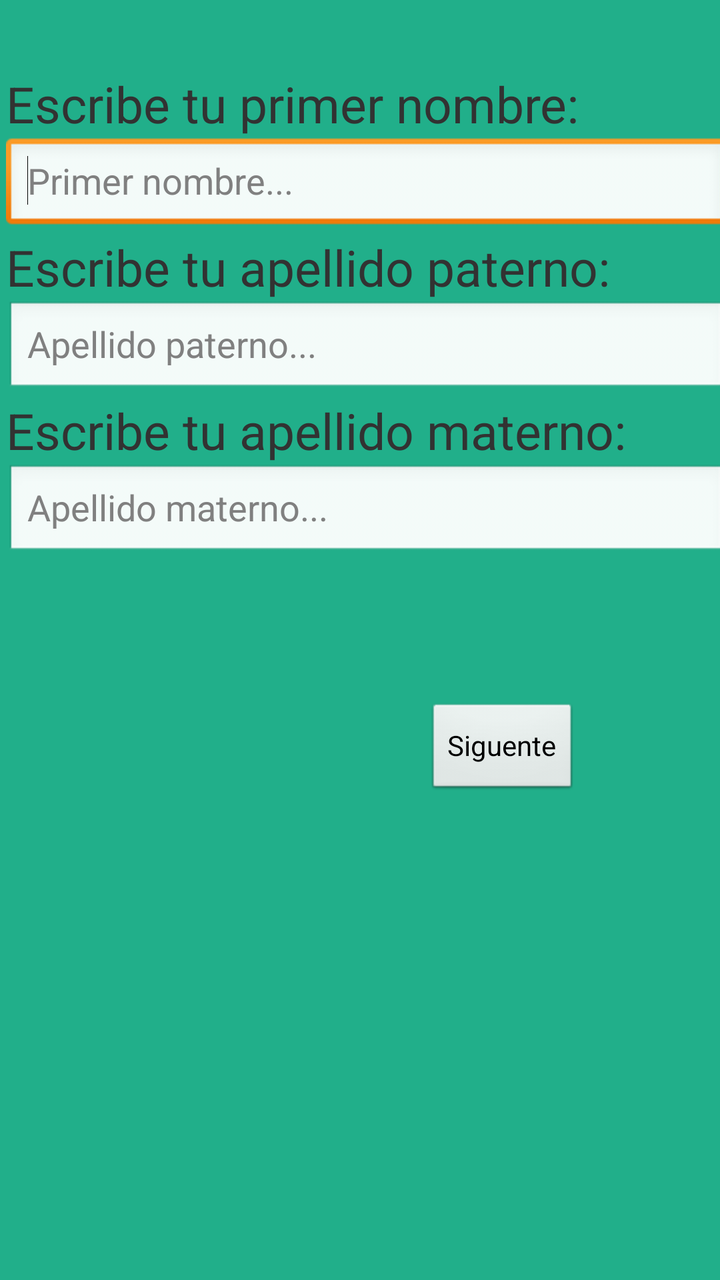
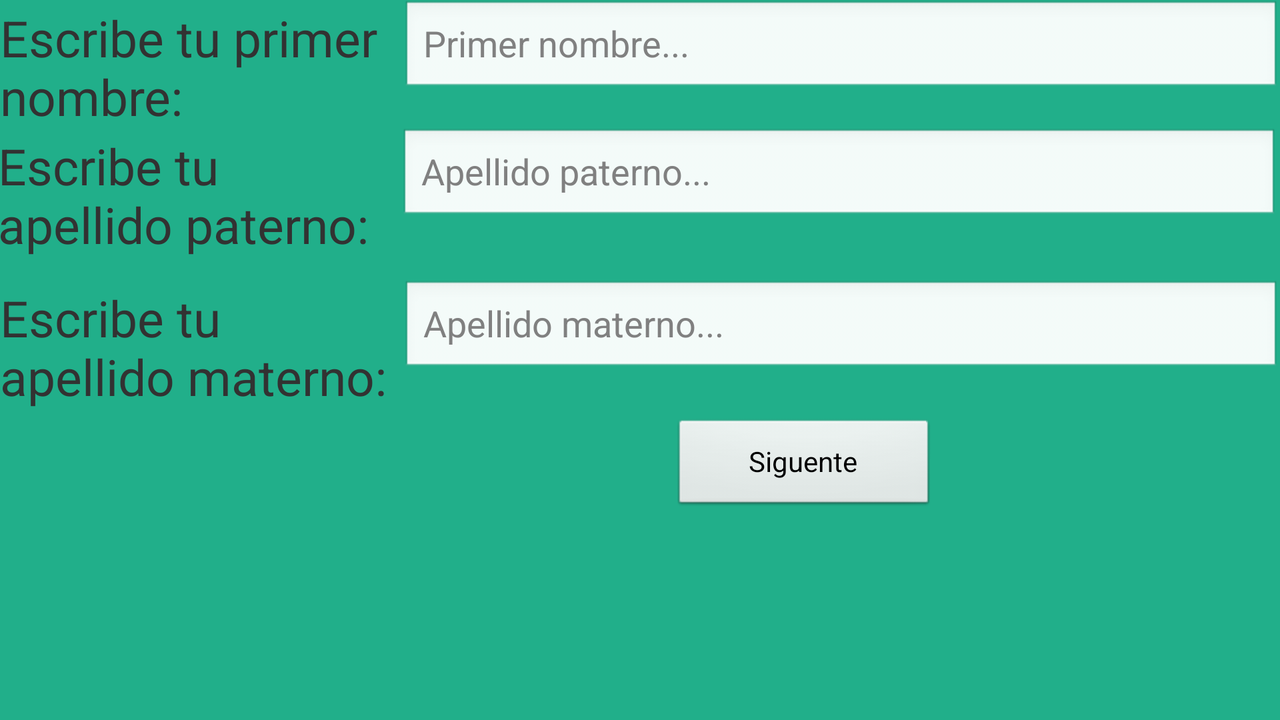

Compare how this app lays out the same screen by default and in its alternative resource folder. The renders come first, then the two layout files and the values they reference.
<!-- AndroidManifest.xml: application theme AppTheme -->
<!-- res/layout/activity_p2.xml -->
<?xml version="1.0" encoding="utf-8"?>
<AbsoluteLayout xmlns:android="http://schemas.android.com/apk/res/android"
    android:layout_width="match_parent"
    android:layout_height="match_parent"
    android:background="@color/Fondo" >

    <LinearLayout
        android:layout_width="match_parent"
        android:layout_height="282dp"
        android:layout_x="3dp"
        android:layout_y="35dp"
        android:orientation="vertical" >

        <TextView
            android:id="@+id/textViewNombre"
            android:layout_width="match_parent"
            android:layout_height="wrap_content"
            android:text="@string/Nombre"
            android:textSize="25dp" />

        <EditText
            android:id="@+id/editTextNombre"
            android:layout_width="match_parent"
            android:layout_height="wrap_content"
            android:ems="10"
            android:hint="@string/hintNombre"
            android:inputType="textPersonName" >

            <requestFocus />
        </EditText>

        <TextView
            android:id="@+id/textViewPaterno"
            android:layout_width="match_parent"
            android:layout_height="wrap_content"
            android:text="@string/ApellidoPaterno"
            android:textSize="25dp" />

        <EditText
            android:id="@+id/editTextPaterno"
            android:layout_width="match_parent"
            android:layout_height="wrap_content"
            android:ems="10"
            android:hint="@string/hintPaterno"
            android:inputType="textPersonName" />

        <TextView
            android:id="@+id/textViewMaterno"
            android:layout_width="match_parent"
            android:layout_height="wrap_content"
            android:text="@string/ApellidoMaterno"
            android:textSize="25dp" />

        <EditText
            android:id="@+id/editTextMaterno"
            android:layout_width="match_parent"
            android:layout_height="wrap_content"
            android:ems="10"
            android:hint="@string/hintMAterno"
            android:inputType="textPersonName" />

    </LinearLayout>

    <Button
        android:id="@+id/buttonNext"
        android:layout_width="wrap_content"
        android:layout_height="wrap_content"
        android:layout_x="213dp"
        android:layout_y="351dp"
        android:text="@string/P2ButtonNext" />

</AbsoluteLayout>
<!-- resources referenced by this layout -->
<resources>
  <color name="Fondo">#21af8a</color>
  <string name="ApellidoMaterno">Escribe tu apellido materno: </string>
  <string name="ApellidoPaterno">Escribe tu apellido paterno: </string>
  <string name="Nombre">Escribe tu primer nombre: </string>
  <string name="P2ButtonNext">Siguente</string>
  <string name="hintMAterno">Apellido materno...</string>
  <string name="hintNombre">Primer nombre...</string>
  <string name="hintPaterno">Apellido paterno...</string>
  <style name="AppTheme" parent="AppBaseTheme">
  </style>
  <style name="AppBaseTheme" parent="android:Theme.Light">
  </style>
</resources>
<!-- res/layout-land/activity_p2.xml (the author's variant of the layout above) -->
<!-- drawn on the phone turned sideways -->
<?xml version="1.0" encoding="utf-8"?>
<AbsoluteLayout xmlns:android="http://schemas.android.com/apk/res/android"
    android:layout_width="match_parent"
    android:layout_height="match_parent"
    android:background="@color/Fondo" >

    <LinearLayout
        android:layout_width="match_parent"
        android:layout_height="78dp" >

        <TextView
            android:id="@+id/textViewNombre"
            android:layout_width="201dp"
            android:layout_height="wrap_content"
            android:text="@string/Nombre"
            android:textSize="25dp" />

        <EditText
            android:id="@+id/editTextNombre"
            android:layout_width="match_parent"
            android:layout_height="wrap_content"
            android:ems="10"
            android:hint="@string/hintNombre"
            android:inputType="textPersonName" >

        </EditText>


    </LinearLayout>

    <LinearLayout
        android:layout_width="match_parent"
        android:layout_height="78dp"
        android:layout_x="-1dp"
        android:layout_y="64dp" >

        <TextView
            android:id="@+id/textViewPaterno"
            android:layout_width="201dp"
            android:layout_height="wrap_content"
            android:text="@string/ApellidoPaterno"
            android:textSize="25dp" />

        <EditText
            android:id="@+id/editTextPaterno"
            android:layout_width="match_parent"
            android:layout_height="wrap_content"
            android:ems="10"
            android:hint="@string/hintPaterno"
            android:inputType="textPersonName" />

    </LinearLayout>

    <LinearLayout
        android:layout_width="match_parent"
        android:layout_height="78dp"
        android:layout_x="0dp"
        android:layout_y="140dp" >

        <TextView
            android:id="@+id/textViewMaterno"
            android:layout_width="201dp"
            android:layout_height="wrap_content"
            android:text="@string/ApellidoMaterno"
            android:textSize="25dp" />

        <EditText
            android:id="@+id/editTextMaterno"
            android:layout_width="match_parent"
            android:layout_height="wrap_content"
            android:ems="10"
            android:hint="@string/hintMAterno"
            android:inputType="textPersonName" />

    </LinearLayout>

    <Button
        android:id="@+id/buttonNext"
        android:layout_width="132dp"
        android:layout_height="wrap_content"
        android:layout_x="336dp"
        android:layout_y="209dp"
        android:text="@string/P2ButtonNext" />

</AbsoluteLayout>
